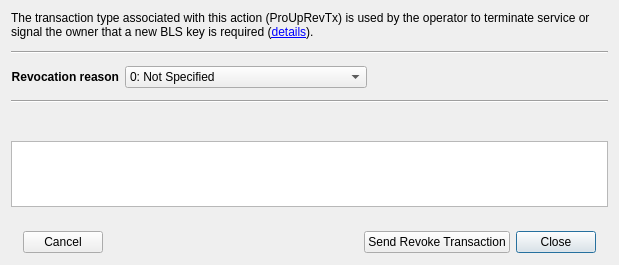
<?xml version="1.0" encoding="UTF-8"?>
<ui version="4.0">
 <class>RevokeMnDlg</class>
 <widget class="QDialog" name="RevokeMnDlg">
  <property name="geometry">
   <rect>
    <x>0</x>
    <y>0</y>
    <width>619</width>
    <height>265</height>
   </rect>
  </property>
  <property name="sizePolicy">
   <sizepolicy hsizetype="Preferred" vsizetype="Maximum">
    <horstretch>0</horstretch>
    <verstretch>0</verstretch>
   </sizepolicy>
  </property>
  <property name="windowTitle">
   <string>Revoke operator</string>
  </property>
  <property name="styleSheet">
   <string notr="true">a{text-decoration:none}</string>
  </property>
  <layout class="QVBoxLayout" name="verticalLayout">
   <property name="spacing">
    <number>12</number>
   </property>
   <property name="sizeConstraint">
    <enum>QLayout::SetMinimumSize</enum>
   </property>
   <property name="bottomMargin">
    <number>0</number>
   </property>
   <item>
    <widget class="QLabel" name="lblDescription">
     <property name="styleSheet">
      <string notr="true"/>
     </property>
     <property name="frameShape">
      <enum>QFrame::NoFrame</enum>
     </property>
     <property name="frameShadow">
      <enum>QFrame::Sunken</enum>
     </property>
     <property name="text">
      <string>The transaction type associated with this action (ProUpRevTx) is used by the operator to terminate service or signal the owner that a new BLS key is required (&lt;a href=&quot;https://absify.me/support/stable/masternodes/maintenance.html#prouprevtx&quot;&gt;details&lt;/a&gt;).</string>
     </property>
     <property name="wordWrap">
      <bool>true</bool>
     </property>
     <property name="openExternalLinks">
      <bool>true</bool>
     </property>
    </widget>
   </item>
   <item>
    <widget class="Line" name="line">
     <property name="orientation">
      <enum>Qt::Horizontal</enum>
     </property>
    </widget>
   </item>
   <item>
    <widget class="QStackedWidget" name="stackedWidget">
     <property name="sizePolicy">
      <sizepolicy hsizetype="Preferred" vsizetype="Maximum">
       <horstretch>0</horstretch>
       <verstretch>0</verstretch>
      </sizepolicy>
     </property>
     <property name="currentIndex">
      <number>0</number>
     </property>
     <widget class="QWidget" name="page0">
      <property name="sizePolicy">
       <sizepolicy hsizetype="Preferred" vsizetype="Maximum">
        <horstretch>0</horstretch>
        <verstretch>0</verstretch>
       </sizepolicy>
      </property>
      <layout class="QGridLayout" name="gridLayout" rowstretch="0,0">
       <property name="sizeConstraint">
        <enum>QLayout::SetMinimumSize</enum>
       </property>
       <property name="leftMargin">
        <number>0</number>
       </property>
       <property name="topMargin">
        <number>0</number>
       </property>
       <property name="rightMargin">
        <number>0</number>
       </property>
       <property name="bottomMargin">
        <number>0</number>
       </property>
       <property name="verticalSpacing">
        <number>8</number>
       </property>
       <item row="1" column="1">
        <layout class="QHBoxLayout" name="layReason">
         <property name="spacing">
          <number>8</number>
         </property>
         <item>
          <widget class="QComboBox" name="cboReason">
           <property name="sizePolicy">
            <sizepolicy hsizetype="MinimumExpanding" vsizetype="Fixed">
             <horstretch>0</horstretch>
             <verstretch>0</verstretch>
            </sizepolicy>
           </property>
           <item>
            <property name="text">
             <string>0: Not Specified</string>
            </property>
           </item>
           <item>
            <property name="text">
             <string>1: Termination of Service</string>
            </property>
           </item>
           <item>
            <property name="text">
             <string>2: Compromised Keys</string>
            </property>
           </item>
           <item>
            <property name="text">
             <string>3: Change of Keys (Not compromised)</string>
            </property>
           </item>
          </widget>
         </item>
         <item>
          <spacer name="horizontalSpacer">
           <property name="orientation">
            <enum>Qt::Horizontal</enum>
           </property>
           <property name="sizeHint" stdset="0">
            <size>
             <width>40</width>
             <height>20</height>
            </size>
           </property>
          </spacer>
         </item>
        </layout>
       </item>
       <item row="1" column="0">
        <widget class="QLabel" name="lblIP">
         <property name="font">
          <font>
           <weight>75</weight>
           <bold>true</bold>
          </font>
         </property>
         <property name="text">
          <string>Revocation reason</string>
         </property>
         <property name="alignment">
          <set>Qt::AlignRight|Qt::AlignTrailing|Qt::AlignVCenter</set>
         </property>
        </widget>
       </item>
      </layout>
     </widget>
    </widget>
   </item>
   <item>
    <widget class="Line" name="line_2">
     <property name="orientation">
      <enum>Qt::Horizontal</enum>
     </property>
    </widget>
   </item>
   <item>
    <widget class="QLabel" name="lblManualCommands">
     <property name="styleSheet">
      <string notr="true"/>
     </property>
     <property name="text">
      <string/>
     </property>
    </widget>
   </item>
   <item>
    <widget class="QTextBrowser" name="edtManualCommands">
     <property name="openExternalLinks">
      <bool>true</bool>
     </property>
     <property name="openLinks">
      <bool>true</bool>
     </property>
    </widget>
   </item>
   <item>
    <widget class="QFrame" name="frame">
     <property name="frameShape">
      <enum>QFrame::NoFrame</enum>
     </property>
     <property name="frameShadow">
      <enum>QFrame::Raised</enum>
     </property>
     <layout class="QHBoxLayout" name="horizontalLayout">
      <property name="leftMargin">
       <number>12</number>
      </property>
      <property name="topMargin">
       <number>12</number>
      </property>
      <property name="rightMargin">
       <number>12</number>
      </property>
      <property name="bottomMargin">
       <number>12</number>
      </property>
      <item>
       <widget class="QPushButton" name="btnCancel">
        <property name="text">
         <string>Cancel</string>
        </property>
        <property name="autoDefault">
         <bool>false</bool>
        </property>
       </widget>
      </item>
      <item>
       <widget class="QLabel" name="lblDocumentation">
        <property name="text">
         <string/>
        </property>
        <property name="openExternalLinks">
         <bool>true</bool>
        </property>
       </widget>
      </item>
      <item>
       <spacer name="horizontalSpacer_2">
        <property name="orientation">
         <enum>Qt::Horizontal</enum>
        </property>
        <property name="sizeHint" stdset="0">
         <size>
          <width>40</width>
          <height>20</height>
         </size>
        </property>
       </spacer>
      </item>
      <item>
       <widget class="QPushButton" name="btnSendRevokeTx">
        <property name="text">
         <string>Send Revoke Transaction</string>
        </property>
        <property name="autoDefault">
         <bool>false</bool>
        </property>
       </widget>
      </item>
      <item>
       <widget class="QPushButton" name="btnClose">
        <property name="text">
         <string>Close</string>
        </property>
       </widget>
      </item>
     </layout>
    </widget>
   </item>
  </layout>
 </widget>
 <tabstops>
  <tabstop>edtManualCommands</tabstop>
  <tabstop>btnSendRevokeTx</tabstop>
  <tabstop>btnClose</tabstop>
  <tabstop>btnCancel</tabstop>
 </tabstops>
 <resources/>
 <connections/>
</ui>
